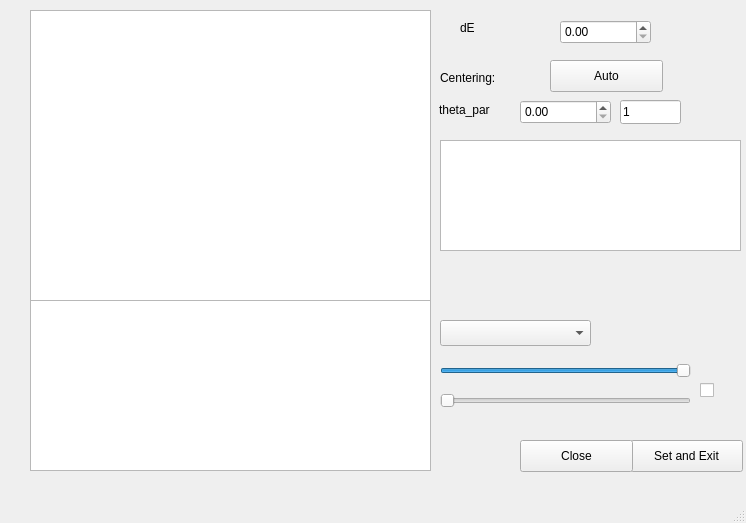
<?xml version="1.0" encoding="UTF-8"?>
<ui version="4.0">
 <class>Aligndisp_panel</class>
 <widget class="QMainWindow" name="Aligndisp_panel">
  <property name="enabled">
   <bool>true</bool>
  </property>
  <property name="geometry">
   <rect>
    <x>0</x>
    <y>0</y>
    <width>746</width>
    <height>523</height>
   </rect>
  </property>
  <property name="windowTitle">
   <string>Align dispersion</string>
  </property>
  <widget class="QWidget" name="centralwidget">
   <property name="mouseTracking">
    <bool>false</bool>
   </property>
   <property name="autoFillBackground">
    <bool>false</bool>
   </property>
   <widget class="PlotWidget" name="MainPlot">
    <property name="geometry">
     <rect>
      <x>30</x>
      <y>10</y>
      <width>401</width>
      <height>291</height>
     </rect>
    </property>
    <property name="cursor" stdset="0">
     <cursorShape>CrossCursor</cursorShape>
    </property>
   </widget>
   <widget class="PlotWidget" name="MDC_Plot">
    <property name="geometry">
     <rect>
      <x>30</x>
      <y>300</y>
      <width>401</width>
      <height>171</height>
     </rect>
    </property>
    <property name="cursor" stdset="0">
     <cursorShape>CrossCursor</cursorShape>
    </property>
   </widget>
   <widget class="GraphicsLayoutWidget" name="graphicsView">
    <property name="geometry">
     <rect>
      <x>440</x>
      <y>140</y>
      <width>301</width>
      <height>111</height>
     </rect>
    </property>
   </widget>
   <widget class="QSlider" name="HCutOff">
    <property name="geometry">
     <rect>
      <x>440</x>
      <y>360</y>
      <width>251</width>
      <height>22</height>
     </rect>
    </property>
    <property name="maximum">
     <number>100</number>
    </property>
    <property name="value">
     <number>100</number>
    </property>
    <property name="orientation">
     <enum>Qt::Horizontal</enum>
    </property>
    <property name="invertedAppearance">
     <bool>false</bool>
    </property>
    <property name="invertedControls">
     <bool>false</bool>
    </property>
   </widget>
   <widget class="QSlider" name="LCutOff">
    <property name="geometry">
     <rect>
      <x>440</x>
      <y>390</y>
      <width>251</width>
      <height>22</height>
     </rect>
    </property>
    <property name="maximum">
     <number>100</number>
    </property>
    <property name="value">
     <number>0</number>
    </property>
    <property name="sliderPosition">
     <number>0</number>
    </property>
    <property name="orientation">
     <enum>Qt::Horizontal</enum>
    </property>
    <property name="invertedAppearance">
     <bool>false</bool>
    </property>
    <property name="invertedControls">
     <bool>false</bool>
    </property>
   </widget>
   <widget class="QCheckBox" name="checkBox">
    <property name="geometry">
     <rect>
      <x>700</x>
      <y>380</y>
      <width>21</width>
      <height>21</height>
     </rect>
    </property>
    <property name="text">
     <string/>
    </property>
   </widget>
   <widget class="QComboBox" name="Cmaps">
    <property name="geometry">
     <rect>
      <x>440</x>
      <y>320</y>
      <width>151</width>
      <height>26</height>
     </rect>
    </property>
    <property name="editable">
     <bool>false</bool>
    </property>
    <property name="currentText">
     <string/>
    </property>
   </widget>
   <widget class="QLabel" name="Cen_label">
    <property name="geometry">
     <rect>
      <x>440</x>
      <y>70</y>
      <width>171</width>
      <height>16</height>
     </rect>
    </property>
    <property name="text">
     <string>Centering:</string>
    </property>
   </widget>
   <widget class="QLabel" name="Label_X_cen">
    <property name="geometry">
     <rect>
      <x>439</x>
      <y>100</y>
      <width>71</width>
      <height>20</height>
     </rect>
    </property>
    <property name="text">
     <string>theta_par</string>
    </property>
   </widget>
   <widget class="QDoubleSpinBox" name="X_cen">
    <property name="geometry">
     <rect>
      <x>520</x>
      <y>100</y>
      <width>91</width>
      <height>24</height>
     </rect>
    </property>
    <property name="locale">
     <locale language="English" country="UnitedStates"/>
    </property>
   </widget>
   <widget class="QLineEdit" name="Delta_X_cen">
    <property name="geometry">
     <rect>
      <x>620</x>
      <y>100</y>
      <width>61</width>
      <height>24</height>
     </rect>
    </property>
    <property name="text">
     <string>1</string>
    </property>
   </widget>
   <widget class="QPushButton" name="Auto_cen">
    <property name="geometry">
     <rect>
      <x>550</x>
      <y>60</y>
      <width>113</width>
      <height>32</height>
     </rect>
    </property>
    <property name="text">
     <string>Auto</string>
    </property>
   </widget>
   <widget class="QLabel" name="Label_dE">
    <property name="geometry">
     <rect>
      <x>460</x>
      <y>20</y>
      <width>60</width>
      <height>16</height>
     </rect>
    </property>
    <property name="text">
     <string>dE</string>
    </property>
   </widget>
   <widget class="QDoubleSpinBox" name="dE_select">
    <property name="geometry">
     <rect>
      <x>560</x>
      <y>20</y>
      <width>91</width>
      <height>24</height>
     </rect>
    </property>
    <property name="locale">
     <locale language="English" country="UnitedStates"/>
    </property>
   </widget>
   <widget class="QPushButton" name="set_norm">
    <property name="geometry">
     <rect>
      <x>630</x>
      <y>440</y>
      <width>113</width>
      <height>32</height>
     </rect>
    </property>
    <property name="text">
     <string>Set and Exit</string>
    </property>
   </widget>
   <widget class="QPushButton" name="exit">
    <property name="geometry">
     <rect>
      <x>520</x>
      <y>440</y>
      <width>113</width>
      <height>32</height>
     </rect>
    </property>
    <property name="text">
     <string>Close</string>
    </property>
   </widget>
  </widget>
  <widget class="QMenuBar" name="menubar">
   <property name="geometry">
    <rect>
     <x>0</x>
     <y>0</y>
     <width>746</width>
     <height>22</height>
    </rect>
   </property>
  </widget>
  <widget class="QStatusBar" name="statusbar"/>
 </widget>
 <customwidgets>
  <customwidget>
   <class>PlotWidget</class>
   <extends>QGraphicsView</extends>
   <header>pyqtgraph.h</header>
  </customwidget>
  <customwidget>
   <class>GraphicsLayoutWidget</class>
   <extends>QGraphicsView</extends>
   <header>pyqtgraph.h</header>
  </customwidget>
 </customwidgets>
 <resources/>
 <connections/>
</ui>
